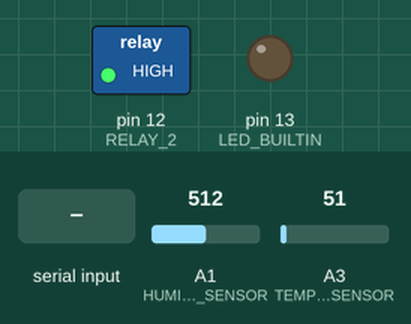
A program run on a simulated Arduino Nano, built with avr-gcc and run on an emulated ATmega328P. Shown: switched loads named in the program (green lamp = pin HIGH), output pins drawn as LEDs (lit = HIGH). The inputs (shaded band) are chosen by the test bench; at power-on: A3 (TEMPERATURE_SENSOR) = 51, A1 (HUMIDITY_SENSOR) = 512. What the program prints to the serial monitor is not drawn.

Above: at 1.2 s.
1.3 s: A3 (TEMPERATURE_SENSOR) set to 94
4.3 s: A3 (TEMPERATURE_SENSOR) set to 107
7.3 s: "T" received over Serial
10.3 s: A1 (HUMIDITY_SENSOR) set to 110
13.3 s: A1 (HUMIDITY_SENSOR) set to 94
Timing chart, 0 to 16.3 s (numbered marks = the images above; inputs shaded):
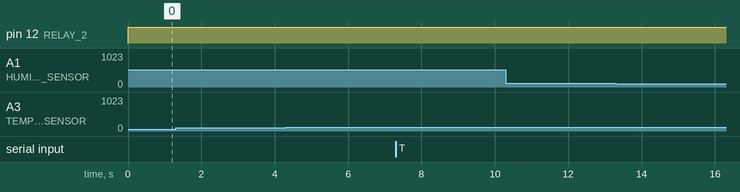

The program:

main.cpp
```cpp
#include <Arduino.h>
#include <Adafruit_Sensor.h>
#include <DHT.h>

const int HUMIDITY_SENSOR = 1;
const int TEMPERATURE_SENSOR = 3;
const int RELAY_2 = 12;

void setup() {
  Serial.begin(9600);

  pinMode(LED_BUILTIN, OUTPUT);

  // Humidity
  pinMode(HUMIDITY_SENSOR, OUTPUT);

  // Temperature
  pinMode(TEMPERATURE_SENSOR, OUTPUT);

  // Relay 2
  pinMode(RELAY_2, OUTPUT);
}

void loop() {
  Serial.print("HUMIDITY_SENSOR: ");
  Serial.println(analogRead(HUMIDITY_SENSOR));

  Serial.print("TEMPERATURE_SENSOR: ");
  Serial.println(analogRead(TEMPERATURE_SENSOR));

  // if (Serial.available() > 0) {
  //   char BluetoothAvailability = 0;
  //   BluetoothAvailability = Serial.read();

  //   if (BluetoothAvailability == 'A') {
  //     digitalWrite(LED_BUILTIN, HIGH);
  //   } else if (BluetoothAvailability == 'a') {
  //     digitalWrite(LED_BUILTIN, LOW);
  //   }
  // }

  while(Serial.available() > 0) {
    char BluetoothAvailability = 0;
    BluetoothAvailability = Serial.read();

    if (BluetoothAvailability == 'T') {
      // output temperature
      Serial.print("TEMPERATURE_SENSOR: ");
      Serial.println(analogRead(TEMPERATURE_SENSOR));
    } else if (BluetoothAvailability == 'H') {
      // output humidity
      Serial.print("HUMIDITY_SENSOR: ");
      Serial.println(analogRead(HUMIDITY_SENSOR));
    }
  }

  // if humidity is below 13% or temperature is below 29.5C, turn on pin 12 for 5 seconds, then turn off
  if (analogRead(HUMIDITY_SENSOR) < 13 || analogRead(TEMPERATURE_SENSOR) > 13) {
    digitalWrite(RELAY_2, HIGH);
  } else {
    digitalWrite(RELAY_2, LOW);
  }
}
```

Measured:
- after the input at 1.3 s, every drawn part: stays the same
- after the input at 4.3 s, every drawn part: stays the same
- after the input at 7.3 s, every drawn part: stays the same
- after the input at 10.3 s, every drawn part: stays the same
- after the input at 13.3 s, every drawn part: stays the same
